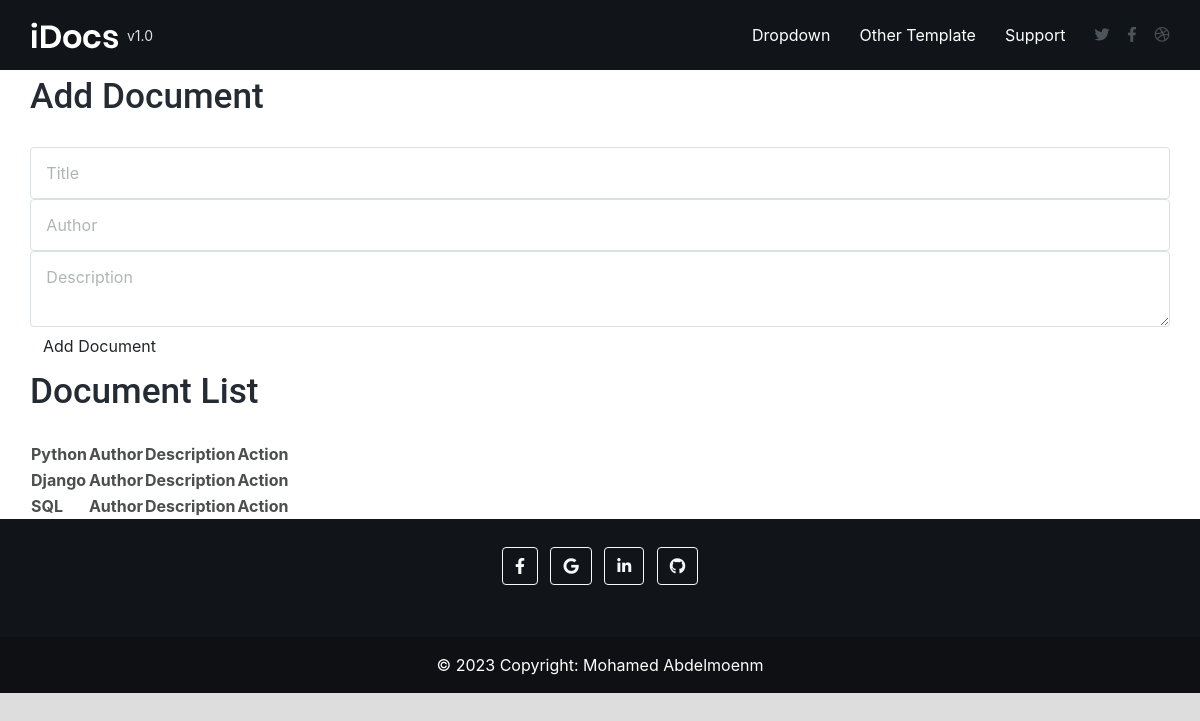
Before: /dashboard/ with the older database file.
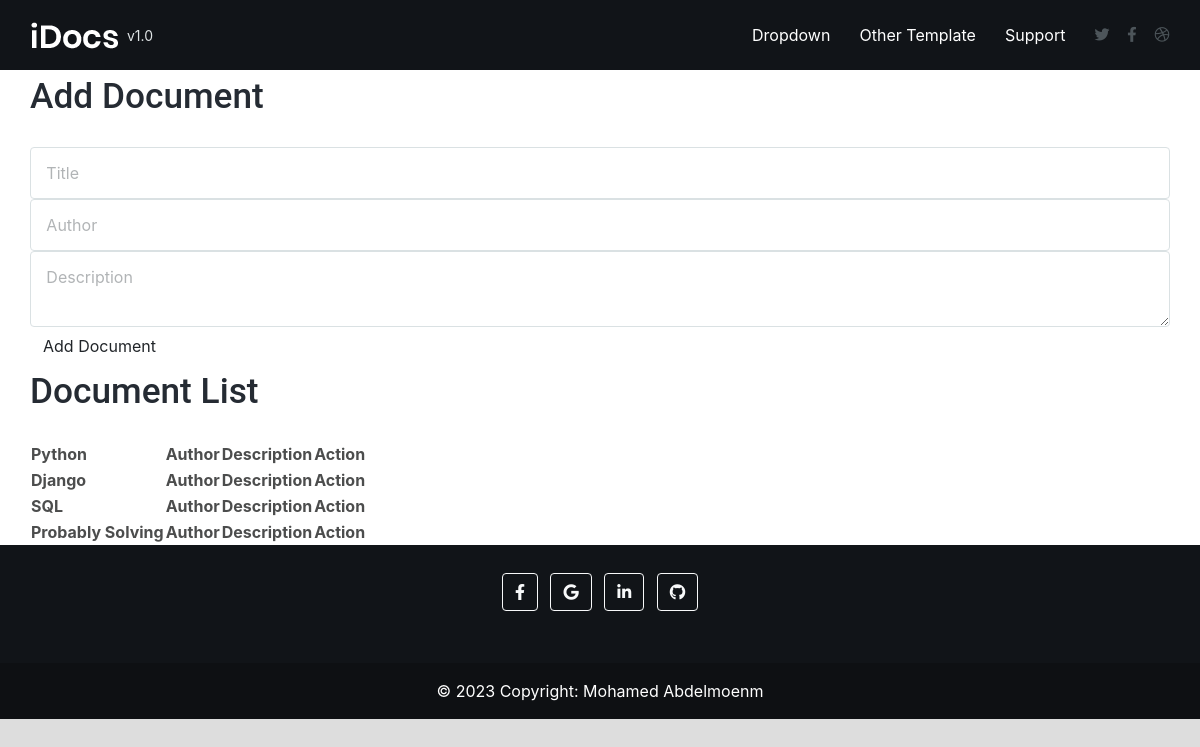
After: the same page with the newer database file.
### docs_app/models.py (models this page shows, shortened)
class Category(models.Model):
    name = models.CharField(_('Name'),max_length=100)
    intro = RichTextField(_('Intro'))
    author = models.ForeignKey(User, on_delete=models.SET_NULL, null=True, related_name='category_author', verbose_name=_('Author'))
    created_at = models.DateTimeField(_('Created AT'),default= timezone.now)

### docs_app/views.py (the view)
# urls.py: path('dashboard/', Dashboard_List_Category.as_view(), name='list_category'),
class Dashboard_List_Category(ListView):
    model = Category
    template_name = 'doc/dashboard.html'

### docs_app/templates/doc/dashboard.html
{% extends "base.html" %}
{% block body %}
<main>
    <div class="container">
        <div class="add-form">
            <h2>Add Document</h2>
            <form>
                <input type="text" placeholder="Title" class="form-control">
                <input type="text" placeholder="Author" class="form-control">
                <textarea placeholder="Description" class="form-control"></textarea>
                <button class="btn">Add Document</button>
            </form>
        </div>
        <div class="document-list">
            <h2>Document List</h2>
            <table>
                <tbody>
                    {% for category in category_list %}
                    <tr>
                        <th>{{category.name}}</th>
                        <th>Author</th>
                        <th>Description</th>
                        <th>Action</th>
                    </tr>
                    {% endfor %}
                </tbody>
            </table>
        </div>
    </div>
</main>
{% endblock body%}

Changed rows visible on the page:
added Category: name "Probably Solving"
